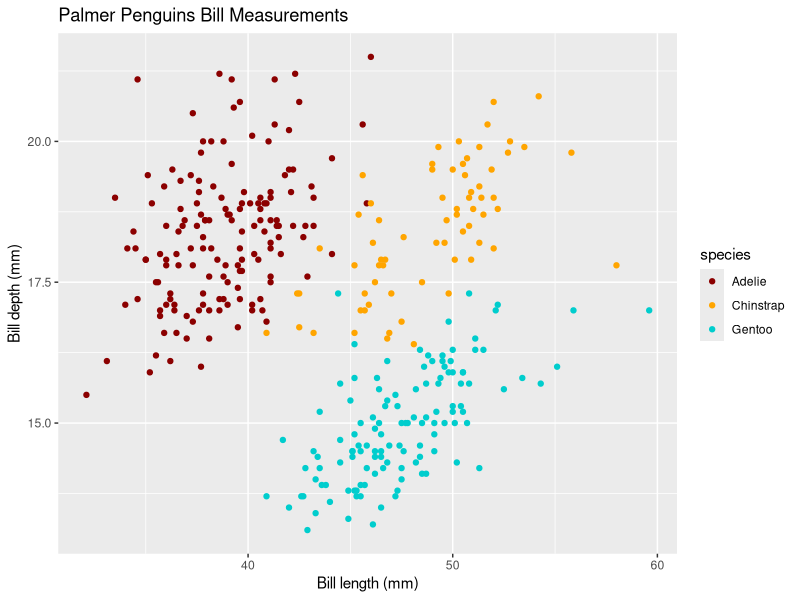
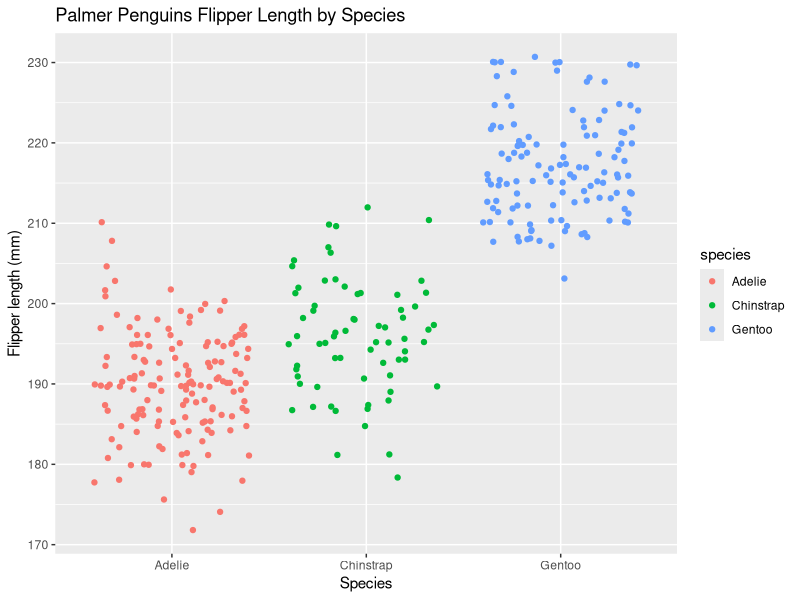

These charts were generated, in order, by the following R code:
## ---- chunk 1
library(tidyverse)
library(palmerpenguins)
## ---- chunk 2

my_derivative <- D(expr = expression(x^2), name = "x")
my_derivative

x <- 3
eval(my_derivative)

my_derivative <- D(expr = expression(2*(3*x+2)^4-5), name = "x")
my_derivative

x <- 1.2
eval(my_derivative)

## ---- chunk 3

ggplot(data = penguins, aes(x = bill_length_mm, y = bill_depth_mm)) +
  geom_point(aes(color=species)) +
  scale_color_manual(values = c("darkred", "orange", "cyan3")) +
  labs(x = "Bill length (mm)",
       y = "Bill depth (mm)",
       title = "Palmer Penguins Bill Measurements")
## ---- chunk 4
ggplot(data = penguins, aes(x = species, y = flipper_length_mm)) +
  geom_jitter(aes(colour = species)) +
  labs(x = "Species",
       y = "Flipper length (mm)",
       title = "Palmer Penguins Flipper Length by Species")
